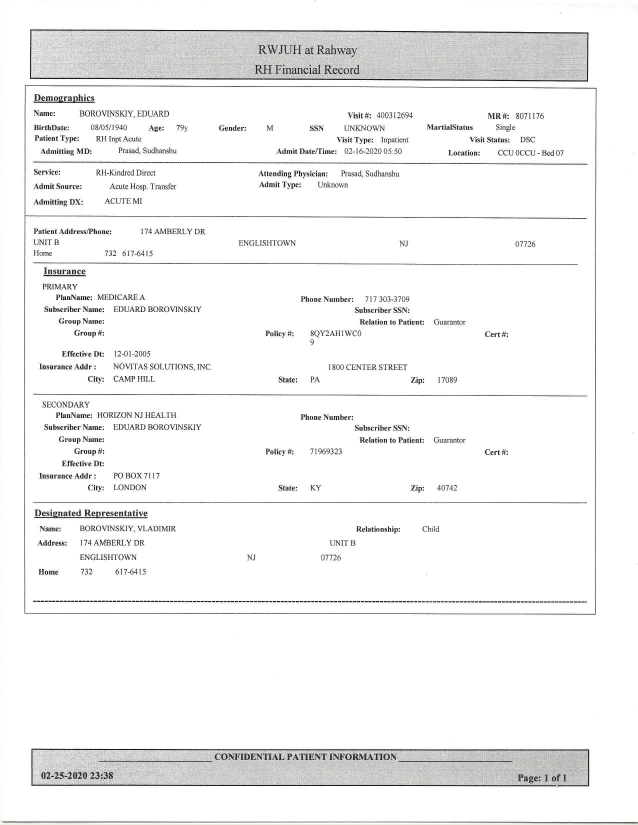
#> input picture HospitalForms/RWJUH/images/89232593_816144388864745_2111407327167905792_n.jpg, 1275 x 1650 px (shown at 1/2 size)
$ python -i emer.py   (imports and definitions only)
#> lines starting #> are read from the running program, lines starting #| are printed output that depends on the picture; after the words box and inside, x2 and y2 are one past the last pixel; in counts of white or black regions, pixels touching at a corner belong together
import cv2
import numpy as np
from PIL import Image
import pytesseract as pt
import os
import pytesseract as pt
from itertools import chain

def Emergen(img_path):
    strg=""
    image = cv2.imread(img_path)
#> image is the input picture: shape (1650, 1275, 3); mean B, G, R 243.2, 243.2, 243.2
    (tH, tW) = image.shape[:2]
#> tH = 1650; tW = 1275
    img = image[743:845,00:tW]

    cv2.rectangle(img,(0, 0),(img.shape[1],img.shape[0]),(0, 255, 0), 1)
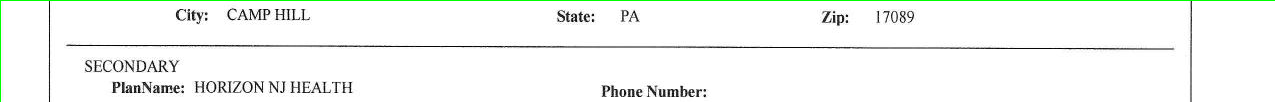
#> img: shape (102, 1275, 3); mean B, G, R 244.7, 247.4, 244.7
    img_gray = cv2.cvtColor(img, cv2.COLOR_BGR2GRAY)
    (thresh, img_bin) = cv2.threshold(img_gray, 128, 255, cv2.THRESH_BINARY | cv2.THRESH_OTSU)
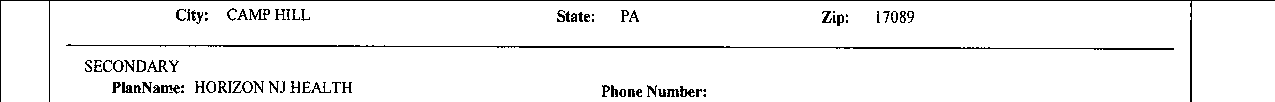
#> img_bin: shape (102, 1275); 95.1% white; black in thin lines or dots
#> thresh = 176
    img_bin = cv2.bitwise_not(img_bin)
#> img_bin: shape (102, 1275); 4.9% white in thin lines or dots

    kernel_length_v = (np.array(img_gray).shape[1])//120
#> kernel_length_v = 10
    #print(kernel_length_v)
    vertical_kernel = cv2.getStructuringElement(cv2.MORPH_RECT, (1, kernel_length_v))
#> vertical_kernel = [1, 1, 1, 1, 1, 1, 1, 1, 1, 1]
    im_temp1 = cv2.erode(img_bin, vertical_kernel, iterations=3)
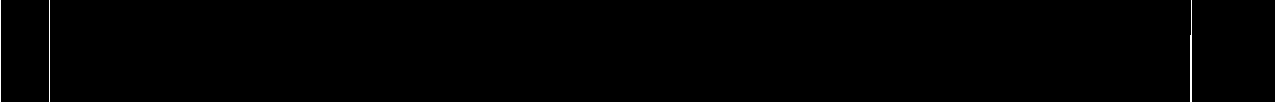
#> im_temp1: shape (102, 1275); 0.29% white in thin lines or dots
    vertical_lines_img = cv2.dilate(im_temp1, vertical_kernel, iterations=3)
#> vertical_lines_img: shape (102, 1275); 0.3% white in thin lines or dots

    kernel_length_h = (np.array(img_gray).shape[1])//50
#> kernel_length_h = 25
    horizontal_kernel = cv2.getStructuringElement(cv2.MORPH_RECT, (kernel_length_h, 1))
    im_temp2 = cv2.erode(img_bin, horizontal_kernel, iterations=3)
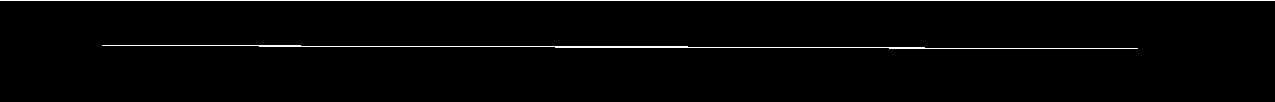
#> im_temp2: shape (102, 1275); 1.9% white in thin lines or dots, all inside (x1, y1, x2, y2) = (0, 0, 1275, 49)
    horizontal_lines_img = cv2.dilate(im_temp2, horizontal_kernel, iterations=3)
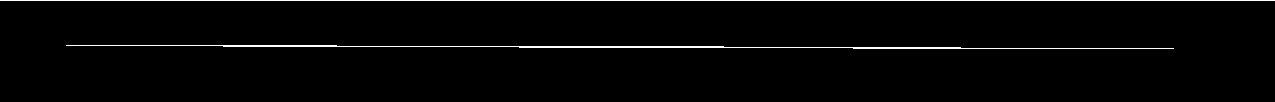
#> horizontal_lines_img: shape (102, 1275); 2.2% white in thin lines or dots, all inside (x1, y1, x2, y2) = (0, 0, 1275, 49)

    kernel = cv2.getStructuringElement(cv2.MORPH_RECT, (3, 3))
    table_segment = cv2.addWeighted(vertical_lines_img, 0.5, horizontal_lines_img, 0.5, 0.0)
    table_segment = cv2.erode(cv2.bitwise_not(table_segment), kernel, iterations=3)
    thresh, table_segment = cv2.threshold(table_segment, 0, 255, cv2.THRESH_OTSU)
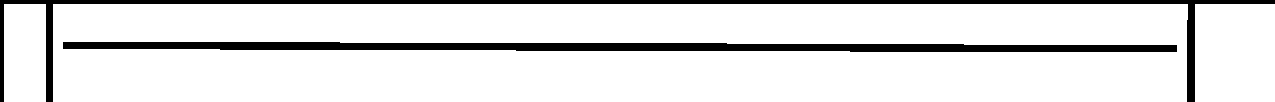
#> table_segment: shape (102, 1275); 88.3% white; 2 black regions
#> thresh = 127

    contours, hierarchy = cv2.findContours(table_segment, cv2.RETR_TREE, cv2.CHAIN_APPROX_SIMPLE)
#> contours = 4 contours; box (x1, y1, x2, y2) and area: (53, 4, 1188, 102) 109916, (62, 41, 1178, 53) 9363, (1195, 4, 1275, 102) 7663, (4, 4, 46, 102) 3977
    #print(hierarchy)

    count = 0
    pos=0
    for c in contours:
        x, y, w, h = cv2.boundingRect(c)
        if (w <500):
            count += 1
            cropped = img[y:y + h, x-4:x + w]
            custom_config=r'--oem 3 --psm 6'
            text=pt.image_to_string(cropped, lang ="eng",config=custom_config)
            str = ""
            list = []
            key=""
            value=""
            list = text.split("\n")
            if len(list) == 0:
                pass
            else:
                if len(list) == 1:
                    key = list[0]
                    value=""
                else:
                    #print(list)
                    key = list[0]
                    for i in list[1:]:
                        if i==' ' or '':
                            pass
                        else:
                            str = str +" "+i
                            value = str
            ind=key.find("Guardian")
            if key=="":
                pass
            if ind ==-1:
                qwe=key+":"+value
                if len(qwe)>7:
                    strg += qwe+"\n"
            else:
                key="Is Local Guardian"
                qwe=key+":"+value
                if len(qwe)>7:
                    strg += qwe+"\n"
        cv2.rectangle(img,(x, y),(x + w, y + h),(0, 255, 0), 0)
        pos += 1
#> this loop made 1 pass
#> (c, x, y, w, h, count, custom_config) on pass 1: ([[1195, 4], [1195, 101], [1274, 101], [1274, 4]], 1195, 4, 80, 98, 1, '--oem 3 --psm 6')
#> pass 1, in Emergen, `cropped = img[y:y + h, x-4:x + w]`:
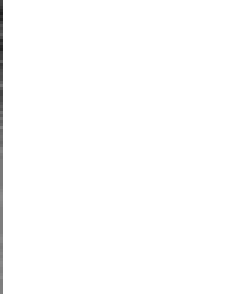
#> cropped: shape (98, 84, 3) (shown 3 times larger); min 31, max 255, mean 253.2
#> after the loop, count = 1; pos = 0; strg = ''
    return (strg)

#> (the run stopped early here; a loop or call above may not have finished)

$ run again, on HospitalForms/RWJUH/images/90718260_584941625452575_2877150603920801792_n.jpg
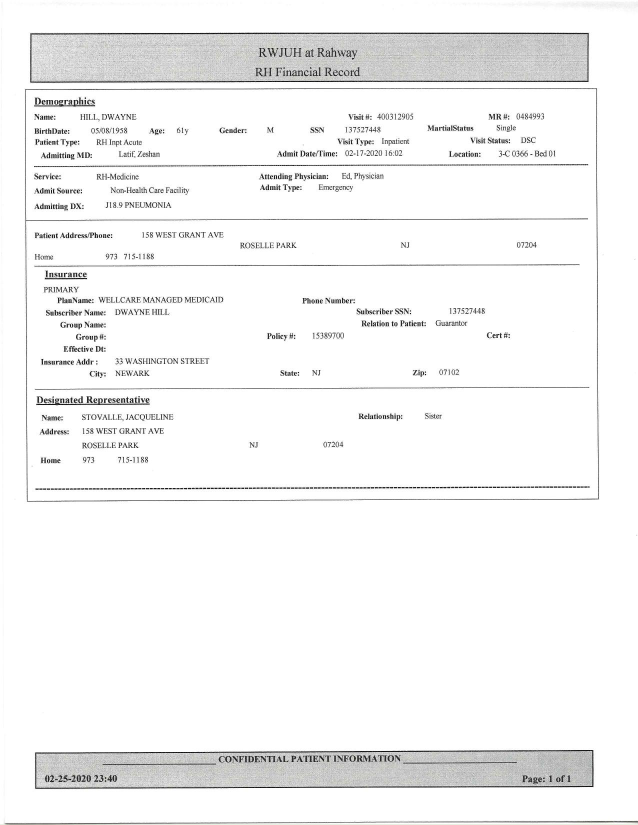
#> input picture HospitalForms/RWJUH/images/90718260_584941625452575_2877150603920801792_n.jpg, 1275 x 1650 px (shown at 1/2 size)
#> in Emergen, image is the input picture: shape (1650, 1275, 3); mean B, G, R 244.2, 244.3, 244.3
#> in Emergen, `(thresh, img_bin) = cv2.threshold(img_gray, 128, 255, cv2.THRESH_BINAR..`:
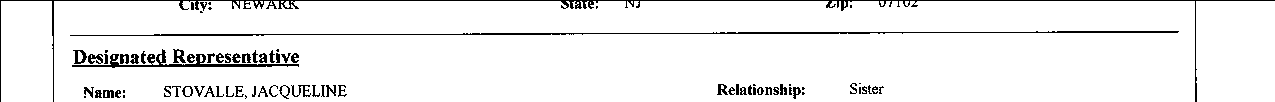
#> img_bin: shape (102, 1275); 94.3% white; black in thin lines or dots
#> in Emergen, `(thresh, img_bin) = cv2.threshold(img_gray, 128, 255, cv2.THRESH_BINAR..`: thresh = 175
#> im_temp1: shape (102, 1275); 0.26% white in thin lines or dots
#> vertical_lines_img: shape (102, 1275); 0.28% white in thin lines or dots
#> im_temp2: shape (102, 1275); 2.1% white in thin lines or dots, all inside (x1, y1, x2, y2) = (0, 0, 1275, 67)
#> in Emergen, `thresh, table_segment = cv2.threshold(table_segment, 0, 255, cv2.THRES..`: thresh = 127
#> contours = 5 contours; box (x1, y1, x2, y2) and area: (57, 4, 1192, 102) 109998, (66, 27, 1183, 40) 9334, (1199, 4, 1275, 102) 7256, (4, 4, 50, 102) 4328, (68, 61, 303, 71) 2070
#> the loop in Emergen, `for c in contours:` made 1 pass
#> (x, y, w, h, count, custom_config) on pass 1: (1199, 4, 76, 98, 1, '--oem 3 --psm 6')
#> pass 1, in Emergen, `cropped = img[y:y + h, x-4:x + w]`:
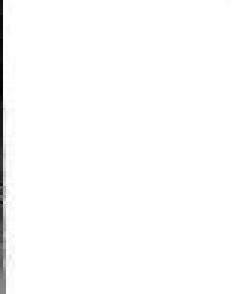
#> cropped: shape (98, 80, 3) (shown 3 times larger); min 2, max 255, mean 251.8
#> after the loop in Emergen, `for c in contours:`: count = 1; pos = 0; strg = ''
